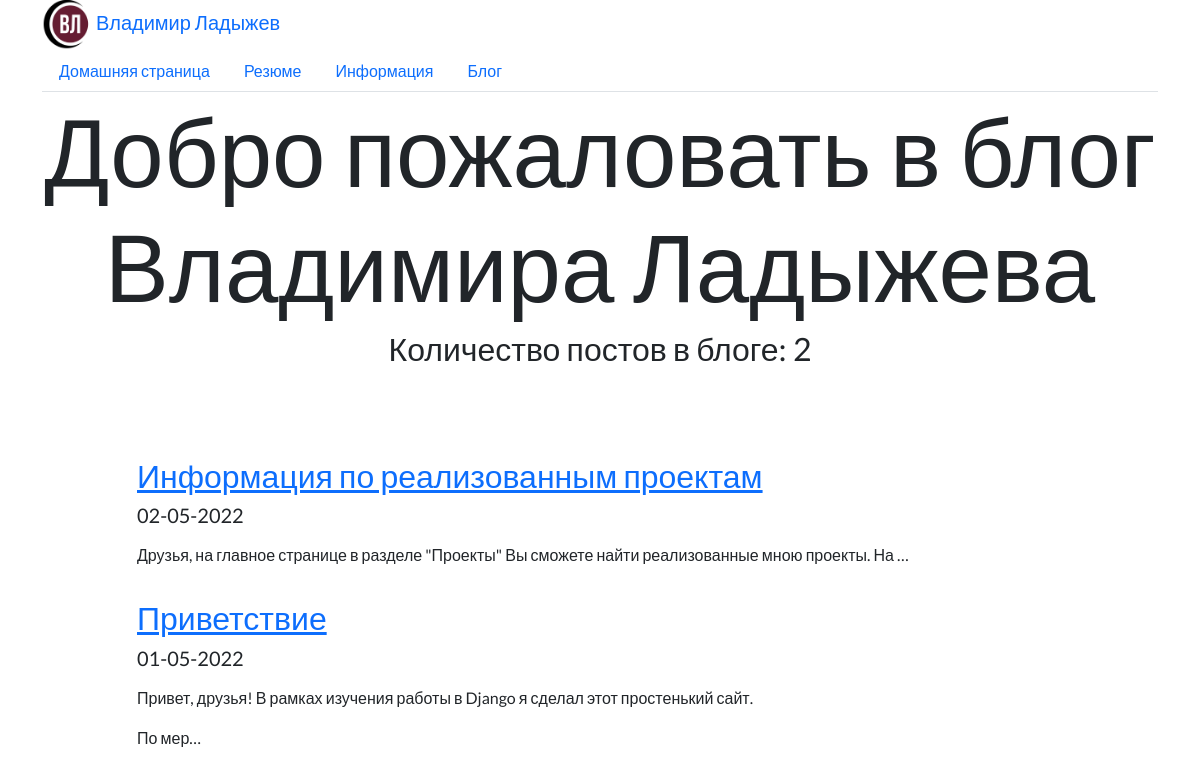
Screenshot of /blog/ with the database file from the repository.
### blog/models.py (models this page shows, shortened)
class Blog(models.Model):
    title=models.CharField(max_length=200) # ограничивает количество символов в заголовке
    description=models.TextField() # ограничивает количество символов в описании
    date = models.DateField()

### blog/views.py (the view)
# urls.py: path('', views.all_blogs, name='all_blogs'),
def all_blogs(request):
    blogs = Blog.objects.order_by('-date')[:5] # данная строка импортирует блоги с сортировкой по датам - самые свежие вверху. Ограничивает 5 постов на странице
    return render(request, 'blog/all_blogs.html', {'blogs':blogs})

### blog/templates/blog/all_blogs.html (shortened to what this page needs)
<div class='container text center'>
{% extends 'portfolio/base.html' %}
{% block content %}
<h1 id='blogtitle' class="font-weight-bold text-center">Добро пожаловать в блог Владимира Ладыжева</h1>
<h2 class="text-center mb-5">Количество постов в блоге:  {{ blogs.count }}</h2>
<br>
{% for blog in blogs %}
<div class="row justify-content-center my-3">
  <div class="col-md-10">
  <a href="{% url 'blog:detail' blog.id %}"><h2>{{ blog.title }}</h2></a>
  <h5>{{ blog.date|date:'d-m-Y'|upper }}</h5>
  <p>{{ blog.description|safe|truncatechars:100 }}</p>
  </div>
</div>
{% endfor %}
{% endblock %}

### portfolio/templates/portfolio/custom.css (style rules this page uses)
body { font-family: 'Lato', sans-serif; }
#blogtitle { font-size: 6rem; }

### rows the page displays
Blog: title "Информация по реализованным проектам", date "02-05-2022", description "Друзья, на главное странице в разделе \"Проекты\" Вы сможете найти реализованные мною проекты. На …"
Blog: title "Приветствие", date "01-05-2022", description "Привет, друзья! В рамках изучения работы в Django я сделал этот простенький сайт. По мер…"

### other values shown
{{ blogs.count }} "2"
